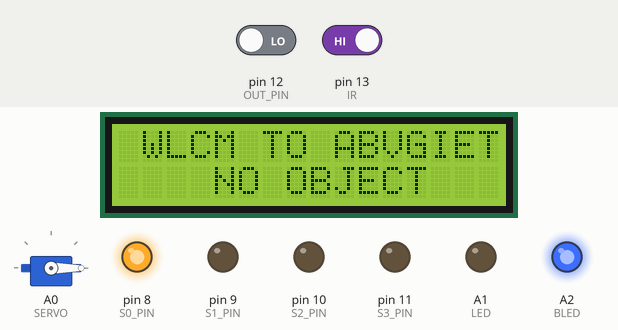
The sketch below on a simulated Arduino Uno, built with avr-gcc and run on an emulated ATmega328P. Parts: servo, 16×2 character LCD, output pins drawn as LEDs (lit = HIGH). The inputs (shaded band) are chosen by the test bench; at power-on: pin 13 (IR) HIGH, pin 12 (OUT_PIN) LOW. What the sketch prints to the serial monitor is not drawn.

Above: at 1.2 s.
1.3 s: pin 13 (IR) driven LOW
At 2.2 s:
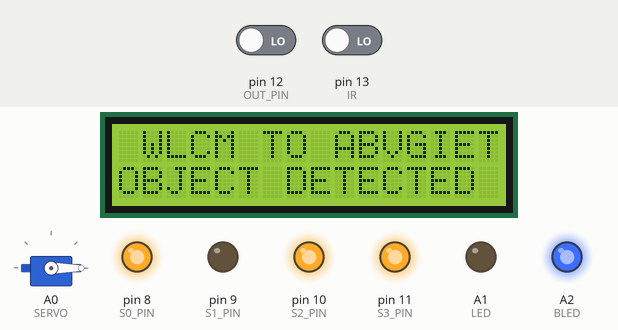
At 3.7 s:
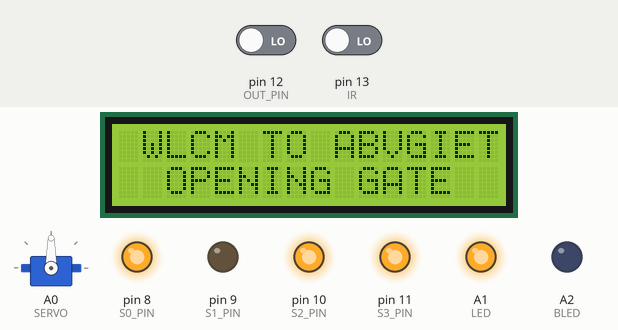
4.0 s: pin 13 (IR) driven HIGH
At 6.6 s:
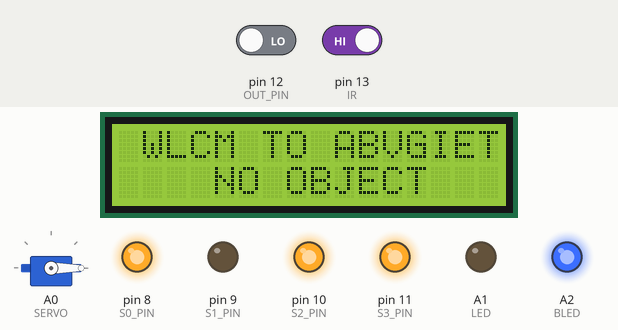
Timing chart, 0 to 8.1 s (numbered marks = the images above; inputs shaded):
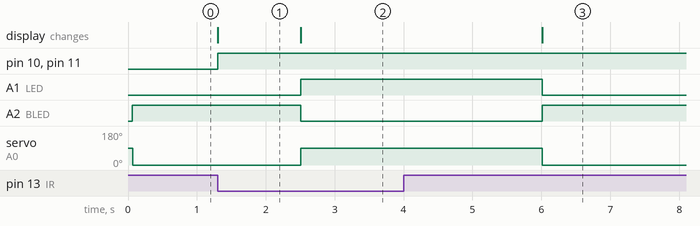

Measured:
- after the input at 1.3 s, pin 10 (S2_PIN), pin 11 (S3_PIN): LOW → HIGH at once; A1 (LED): LOW → HIGH after 1.2 s; A2 (BLED): HIGH → LOW after 1.2 s; servo on A0 (SERVO): 0° → 90° after 1.2 s; the display: changes at once (image 1)
- after the input at 4.0 s, A1 (LED): HIGH → LOW after 2.0 s; A2 (BLED): LOW → HIGH after 2.0 s; servo on A0 (SERVO): 90° → 0° after 2.0 s; the display: first differs from a run without the input after 2.0 s (image 3)
- what the display in image 1 shows lasts 1.2 s, from 1.3 s to 2.5 s

The sketch:

bhoda_color.ino
```cpp
// Including Libs.
#include <Servo.h> // Controls the Servo Motor
#include <LiquidCrystal.h> // For LCD Display

// LCD connection Diagram:
/*
* VSS to GND
* VDD to 5V
* V0 to Middle of 10K potentiometer(pm). Left of pm(red) to GND and Right of pm(yellow) to 5V.
* RS to 7
* RW to GND
* E to 6
* D4,D5,D6,D7 to 5,4,3,2 respectively
* A to 3.3V
* K to GND
*/

Servo Servo;                      // Creating Servo object of class Servo
String str = " WLCM TO ABVGIET";  //
int len = str.length();           //
int GREEN =  90;                  //Green Density read by the color sensor.
int count = 0;                    //Set count limit for car
const int rs = 7, en = 6, d4 = 5, d5 = 4, d6 = 3, d7 = 2;  // PiN's for LCD Display
LiquidCrystal lcd(rs, en, d4, d5, d6, d7);

// PINS For Color Sensor
#define SERVO A0   // Servo
#define LED A1     // Green led + buzzer
#define BLED A2    // Blue LED
#define S0_PIN 8
#define S1_PIN 9
#define S2_PIN 10
#define S3_PIN 11
#define OUT_PIN 12
#define IR 13      // IR
#define IR2 1      // IR 2

void setup(){
  Serial.begin(9600);          // Enable UART for Debugging
  Servo.attach(SERVO);         // Attach the servo to the pin of UNO
  lcd.begin(16, 2);            // Defins the Dimens of LCD
  // IR sensor Inputs
  pinMode(IR, INPUT);          // Ir sensor input
  pinMode(IR2, INPUT);         // IR sensor 2 Input
  // Analog PIN's
  pinMode(LED, OUTPUT);        // Buzzer + Green LED OUTPUT
  pinMode(SERVO, OUTPUT);      // Servo Fucker
  pinMode(BLED, OUTPUT);       // BLUE LED OUTPUT
  // Digital PIN's
  pinMode(2, OUTPUT);
  pinMode(3, OUTPUT);
  pinMode(4, OUTPUT);
  pinMode(5, OUTPUT);
  pinMode(6, OUTPUT);
  pinMode(7, OUTPUT);
  // Sensor Pins
  pinMode(S0_PIN, OUTPUT);
  pinMode(S1_PIN, OUTPUT);
  pinMode(S2_PIN, OUTPUT);
  pinMode(S3_PIN, OUTPUT);
  pinMode(OUT_PIN, INPUT);   //Set OUT_PIN as Input

  // Set Pulse Width scaling to 20%
  digitalWrite(S0_PIN, HIGH);
  digitalWrite(S1_PIN, LOW);
}

void loop()
{
  lcd.setCursor(0, 0);        // Defines the Column and row of LCD
  lcd.print(str);             // Prints Text on LCD
  int rd  = digitalRead(IR);  // Reads ir value and stores in var rd
  int rd2  = digitalRead(IR); // Reads value from sensor 2
  Serial.println(rd);         // Prints the IR sensor reading on Serial Monitor

  if (rd == 0){               // If IR sensor detects an Object
    Serial.println(" Object Detected");
    lcd.setCursor(0, 1);
    lcd.print("OBJECT DETECTED");   //Display or LCD
    int r, g, b;

    g = process_green_value();      //Processing GREEN Color
    delay(200);
    Serial.print("g = ");
    Serial.print(g);
    /*
    r = process_red_value();        //Processing RED Color
    delay(200);
    b = process_blue_value();       //Processing BLUE Color
    delay(200);
    Serial.print("r = ");
    Serial.print(r);
    Serial.print(" ");
    Serial.print(" ");
    Serial.print("b = ");
    Serial.print(b);
    Serial.print(" ");
    */
    Serial.println();
    if (g < GREEN){                 //If Green Color is detected by the Sensor
      Serial.println("  Colour Green  ");
      lcd.setCursor(0, 1);
      lcd.print("  OPENING GATE  ");
      digitalWrite(LED, HIGH);      // TUrn on the buzzer and Green LED
      digitalWrite(BLED, LOW);      // TURN OFF blue LED
      Servo.write(+90);             // Rotate the Servo
      count++;                      // Increments counts for each car
      delay(3500);                  // Hold
      lcd.clear();
    }
    else if (count == 3){           // If parking reaches its limit
      Serial.println("  Parking Full ");
      lcd.setCursor(0, 1);
      lcd.print("  Parking FUll  ");
    }
    else{
       delay(150);                  //Just INCASE
    }
  }

  else{
    digitalWrite(LED, LOW);    // TUrn of the buzzer and GREEN LED
    digitalWrite(BLED, HIGH);  // TURN ON blue LED
    lcd.setCursor(0, 1);
    lcd.print("    NO OBJECT");
    Servo.write(-90);          // Rotate back the Servo
    if (rd2 == 0){
      Servo.write(+90);         // opens the gate for outgoing car
      count --; // Reduce the count
      Serial.println(" reducing count ");
      lcd.setCursor(0, 1);
      lcd.print(count);
      delay(5000);
    }
  }
}

//------------------------------------------------------------------------
// Processing Colors
//------------------------------------------------------------------------
int process_red_value()
{
  digitalWrite(S2_PIN, LOW);
  digitalWrite(S3_PIN, LOW);
  int pulse_length = pulseIn(OUT_PIN, LOW);
  return pulse_length;
}
int process_green_value()
{
  digitalWrite(S2_PIN, HIGH);
  digitalWrite(S3_PIN, HIGH);
  int pulse_length = pulseIn(OUT_PIN, LOW);
  return pulse_length;
}
int process_blue_value()
{
  digitalWrite(S2_PIN, LOW);
  digitalWrite(S3_PIN, HIGH);
  int pulse_length = pulseIn(OUT_PIN, LOW);
  return pulse_length;
}
//----------------------------------------------------------------------------
```
